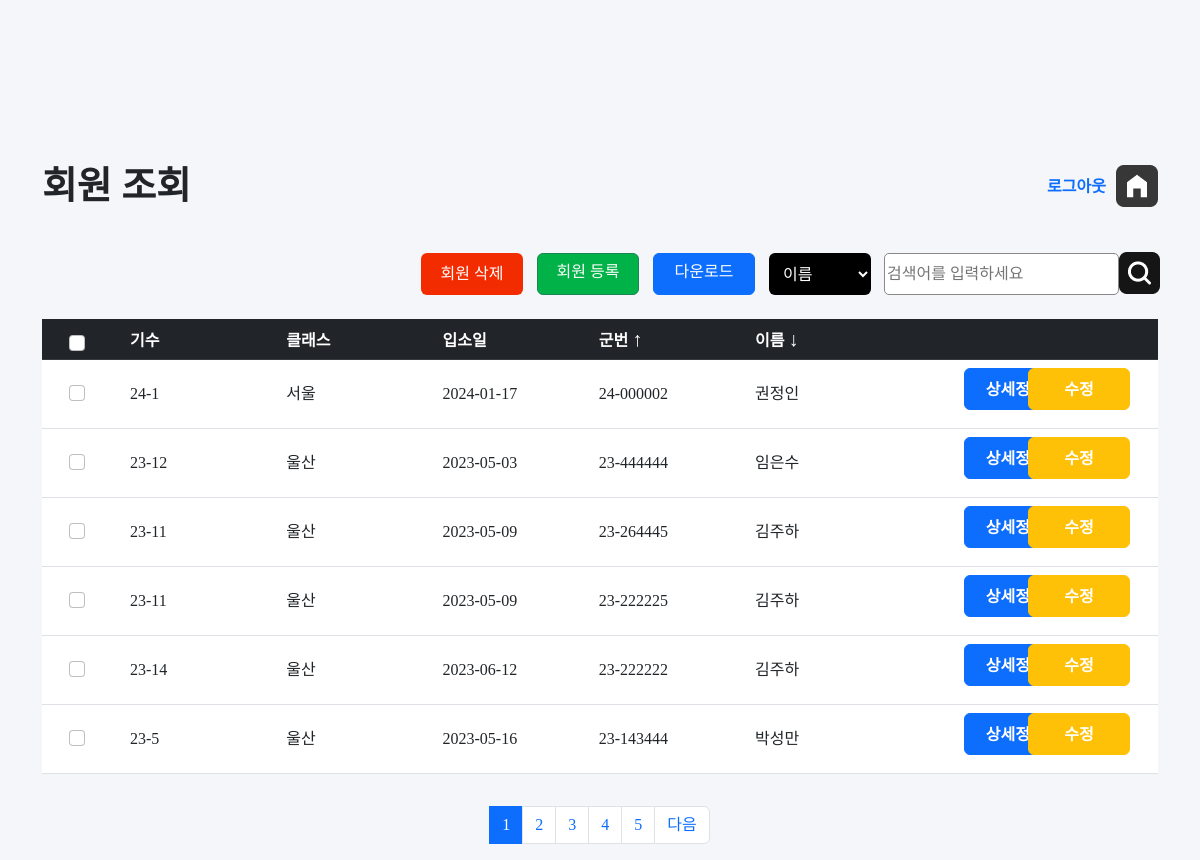
Page /jangseong/sort2.php (signed in) on the earlier database version.
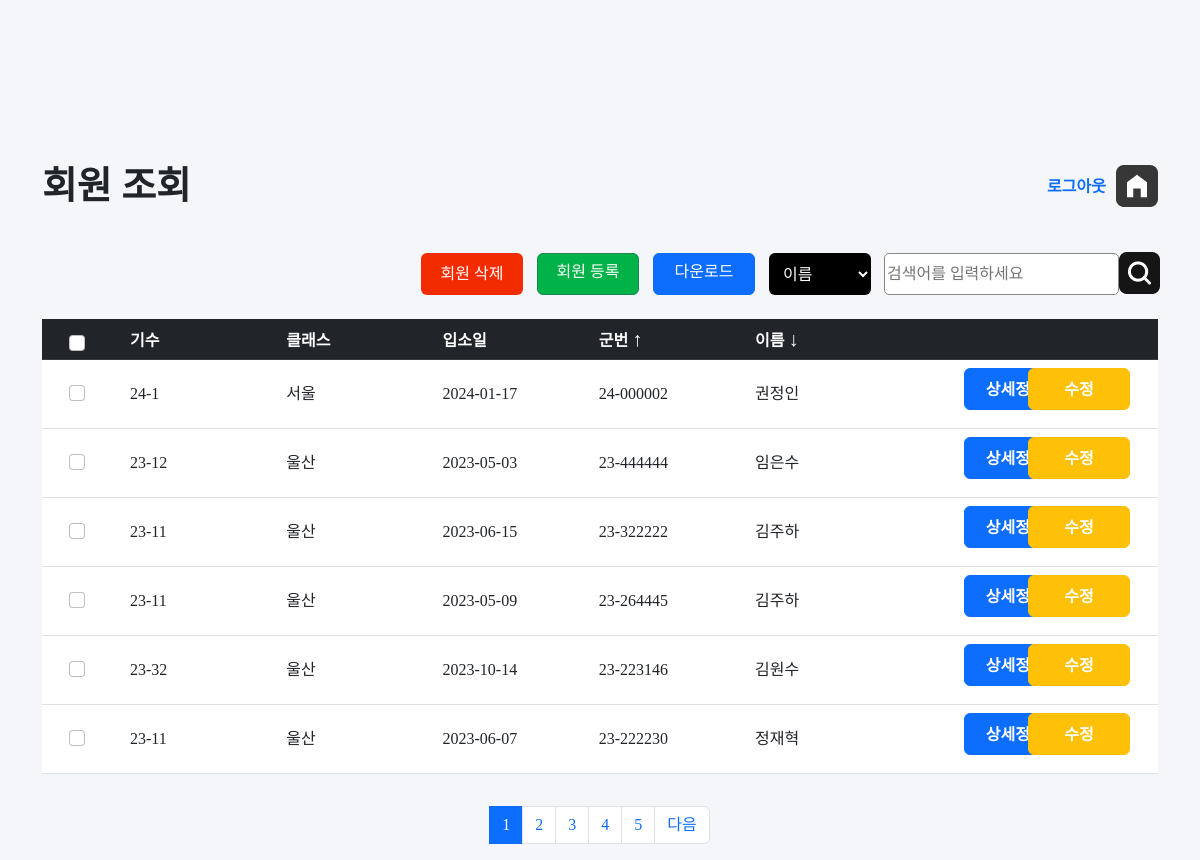
Same page on the later database version.
### tables this page shows
CREATE TABLE `member` (
  `id` int(11) NOT NULL,
  `num` varchar(10) NOT NULL,
  `class` varchar(10) NOT NULL,
  `date` date NOT NULL,
  `memID` varchar(20) NOT NULL,
  `name` varchar(20) NOT NULL,
  `password` varchar(20) NOT NULL
);

### jangseong/sort2.php (the view, shortened to what the changed rows need)
<?php
require 'config.php';
if(!isset($_SESSION["login"]))
{
    echo "
    <div id='messagebox'>
    <script>
    alert('관리자 권한이 없는 계정입니다!');
    window.location.assign('index.php');
    </script>
    </div>
    ";
}
else{
?>
<!DOCTYPE html>
<html lang="en">
<head>
    <link rel="stylesheet" href="style.css">
    <link rel="stylesheet" href="src/bootstrap.min.css">
    <link rel="stylesheet" href="src/style.css">
</head>
<body>
    <div class="container"  >
        <div id="top">
            <h2>회원 조회</h2>
        </div>
    </div>
    <div class="container ">
        <div id="main">
            <form method="get" action="delete.php" name="listmember">
            <table class="table">
                <thead class="table-dark">
                <tr>
                    <th  class="text-center firstcol"  ><input class="form-check-input checklist" type="checkbox" id="myCheck" onclick="checkall()" style="position:relative; left:-5px; "></th>
                    <th class="listcol">기수</th>
                    <th class="listcol">클래스</th>
                    <th class="listcol">입소일</th>
                    <th class="listcol">군번
                        <?php
                            if(!isset($_GET["act"])){
                                $sort ="";
                            }
                            else{
                            $sort = $_GET["act"];
                            }
                            if($sort=="a"){
                                echo "<a href='sort2.php?act=b' class='btnsort'>&#8595; </a> ";
                            }
                            else{
                                echo "<a href='sort2.php?act=a' class='btnsort'>&#8593; </a> ";
                            }
                        ?>
                    </th>
                    <th class="listcol">이름 <a href="sort.php?act=a" class="btnsort">&#8595;</a> </th>
                    <th >&nbsp;</th>
                </tr>
                </thead>
                <tbody>
                <?php
                    $per_page_record = 6;
                    if (isset($_GET["page"])) {
                        $page  = $_GET["page"];
                    }
                    else {
                        $page=1;
                    }
                    $start_from = ($page-1) * $per_page_record;
                    if($sort=="a"){
                        $sql = "SELECT * FROM member  ORDER BY memID  ASC LIMIT $start_from, $per_page_record ";
                    }
                    else{
                        $sql = "SELECT * FROM member  ORDER BY memID DESC LIMIT $start_from, $per_page_record ";
                    }
                    $result = $conn->query($sql);
                    if ($result->num_rows > 0) {
                    $num = 0;
                    while($row = $result->fetch_assoc()) {
                        $memberID=$row['id'];
                ?>
                <tr>
                    <td class="text-center" > <input class="form-check-input justify-content-center checkitem"  style="position:relative; left:-5px; "  type="checkbox" id="myCheck<?php  echo $num;?>" name="mem[]" value="<?php echo $row['id'];?>"></td>
                    <td><?php echo $row['num']; ?></td>
                    <td><?php echo $row['class']; ?></td>
                    <td><?php echo $row['date']; ?></td>
                    <td><?php echo $row['memID']; ?></td>
                    <td><?php echo $row['name']; ?></td>
                    <td id="cot" ><a href="view.php?memID=<?php echo $row['memID']; ?>" class="btn btn-primary btnfix" style="position:relative; left:53px;" >상세정보</a> <a href="edit.php?id=<?php echo $memberID ?>" class="btn btn-warning btnfix" style="color:white; float:right; margin-right:20px; position:relative; " >수정</a></td>
             </tr>
                <?php
                    $num+=1;
                }
                } else {
                echo "0 results";
                }
                ?>
                </tbody>
            </table>
            </form>
        </div>
    </div>
    <div    class="container">
        <ul class="pagination  justify-content-center"  >
            <?php
                $query = "SELECT COUNT(*) FROM member ORDER BY id";
                $rs_result = mysqli_query($conn, $query);
                $row = mysqli_fetch_row($rs_result);
                $total_records = $row[0];
                $total_pages = ceil($total_records / $per_page_record);
                $pagLink = "";
                for ($i=1; $i<=$total_pages; $i++) {
                    if ($i == $page) {
                        if($sort=="a"){
                            $pagLink .= "<li class='page-item active'><a class = 'page-link' href='sort2.php?page=".$i."&act=a'>".$i." </a></li>";
                        }
                        else{
                            $pagLink .= "<li class='page-item active'><a class = 'page-link' href='sort2.php?page=".$i."&act=b'>".$i." </a></li>";
                        }
                    }
                    else  {
                        if($sort=="a"){
                            $pagLink .= "<li class='page-item '><a class='page-link' href='sort2.php?page=".$i."&act=a'> ".$i." </a></li>";
                        }
                        else{
                            $pagLink .= "<li class='page-item '><a class='page-link' href='sort2.php?page=".$i."&act=b'> ".$i." </a></li>";
                        }
                    }
                }
                echo $pagLink;
                ?>
        </ul>
    </div>
</body>
</html>
<?php
}
?>

Differences in the rows shown:
no longer on this page (row unchanged): member: num "23-11", class "울산", date "2023-05-09", memID "23-222225", name "김주하"
removed member: num "23-14", class "울산", date "2023-06-12", memID "23-222222", name "김주하"
no longer on this page (row unchanged): member: num "23-5", class "울산", date "2023-05-16", memID "23-143444", name "박성만"
added member: num "23-11", class "울산", date "2023-06-15", memID "23-322222", name "김주하"
added member: num "23-32", class "울산", date "2023-10-14", memID "23-223146", name "김원수"
added member: num "23-11", class "울산", date "2023-06-07", memID "23-222230", name "정재혁"
